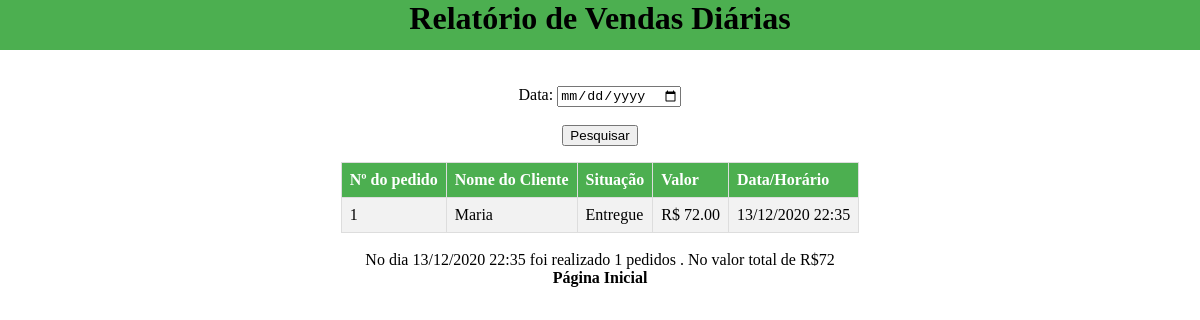
The app's page /relatorioVendasDiarias.php?dataVendas=2020-12-13 22:35:13 (signed in) with its own data.
### tables this page shows
CREATE TABLE `pedido` (
  `CODI_PEDIDO` int NOT NULL AUTO_INCREMENT,
  `CODI_CLIENTE` int NOT NULL,
  `CODI_ENDERECO` int NOT NULL,
  `VALOR_PED` decimal(6,2) DEFAULT NULL,
  `SITU_PED` int NOT NULL,
  `HORARIO_PED` timestamp NOT NULL,
  `PREVISAO_ENTREGA` timestamp NOT NULL,
  `CODI_ENTREGADOR` int NOT NULL,
  `VERIFICA_STATUS` tinyint NOT NULL,
  PRIMARY KEY (`CODI_PEDIDO`)
);

CREATE TABLE `cliente` (
  `CODI_CLIENTE` int NOT NULL AUTO_INCREMENT,
  `NOME_CLIENTE` varchar(120) NOT NULL,
  `CPF_CLIENTE` varchar(45) NOT NULL,
  `FONE_CLIENTE` varchar(45) NOT NULL,
  `EMAIL_CLIENTE` varchar(120) NOT NULL,
  PRIMARY KEY (`CODI_CLIENTE`)
);

CREATE TABLE `situacao` (
  `CODI_SITU` int NOT NULL AUTO_INCREMENT,
  `NOME_SITU` varchar(45) NOT NULL,
  PRIMARY KEY (`CODI_SITU`)
);

### funcoes.php (called while the page is built, shortened)
<?php
function converterDataHora($data){
    $auxData1 = explode(" ", $data);
    $auxData2 = explode("-", $auxData1[0]);
    $hora = substr($data, 11, 5);
    return $auxData2[2] . "/" . $auxData2[1] . "/" . $auxData2[0]. "  " . $hora;
}
?>

### relatorioVendasDiarias.php (the view, shortened to what this page needs)
<?php
include_once("db.php");
include_once("funcoes.php");
?>
<html>
<head>
    <link rel="stylesheet" href="style.css" />
</head>
<body>
    <header>
        <h1>Relatório de Vendas Diárias</h1>
    </header>
    <br><br>
    <form action='relatorioVendasDiarias.php'>
        <label for='dataVendas'>Data: </label><input type='date' name='dataVendas' id='dataVendas' /><br><br>
        <input type='submit' value='Pesquisar'>
    </form>
    <?php
    if (isset($_REQUEST["dataVendas"])) {
        $dataVendas = $_REQUEST["dataVendas"];
        $numVendas = 0;
        $valorTotal = 0;
        $resultadoPedido = $conexao->query("SELECT * FROM pizzaria.PEDIDO P
            INNER JOIN pizzaria.CLIENTE C ON C.CODI_CLIENTE = P.CODI_CLIENTE
            INNER JOIN pizzaria.SITUACAO S ON S.CODI_SITU = P.SITU_PED
            INNER JOIN pizzaria.ENDERECO E ON E.CODI_ENDERECO = P.CODI_ENDERECO
            WHERE HORARIO_PED LIKE '%$dataVendas%'");
    ?>
        <table id="tabela" class="tabela">
            <tr>
                <th> Nº do pedido</th>
                <th> Nome do Cliente</th>
                <th> Situação</th>
                <th> Valor</th>
                <th> Data/Horário</th>
                <?php
                while ($umPedido = $resultadoPedido->fetch_assoc()) {
                    $numVendas++;
                    $valorTotal += $umPedido['VALOR_PED'];
                    $dataHora = $umPedido["HORARIO_PED"];
                    $dataHoraConvertida = converterDataHora($dataHora);
                    echo "<tr><td>" . $umPedido["CODI_PEDIDO"] . '</td>';
                    echo "<td>" . $umPedido["NOME_CLIENTE"] . '</td>';
                    echo "<td>" . $umPedido["NOME_SITU"] . '</td>';
                    echo "<td>" . ' R$ ' . $umPedido["VALOR_PED"] . '</td>';
                    echo "<td>" . $dataHoraConvertida . '</td><tr>';
                } ?>
        </table><br>
    <?php
        $data = converterDataHora($dataVendas);
        echo "No dia ". $data ." foi realizado ". $numVendas . " pedidos . No valor total de R$" . $valorTotal;
    }
    ?><br>
    <a href='menu.php'>Página Inicial</a><br><br>
</body>
</html>

### style.css (style rules this page uses)
html { font-family: 'Baloo2'; }
body { font-family: 'Baloo2'; height: 800px; text-align: center; text-decoration: none; margin: 0px; }
header { height: 50px; background-color: #4CAF50; margin: 0px auto; position: relative; }
a { text-decoration: none; color: black; font-weight: bold; }
.tabela { border-collapse: collapse; margin: 0px auto; position: relative; }
.tabela td, #tabela th { border: 1px solid #ddd; padding: 8px; }
.tabela tr:nth-child(even) { background-color: #f2f2f2; }
.tabela th { padding-top: 12px; padding-bottom: 12px; text-align: left; background-color: #4CAF50; color: white; }

### records on screen
pedido: CODI_PEDIDO "1", cliente.NOME_CLIENTE "Maria", situacao.NOME_SITU "Entregue", VALOR_PED "72.00", HORARIO_PED "13/12/2020 22:35"

### other values on screen
$data "13/12/2020 22:35"
$numVendas "1"
$valorTotal "72"
